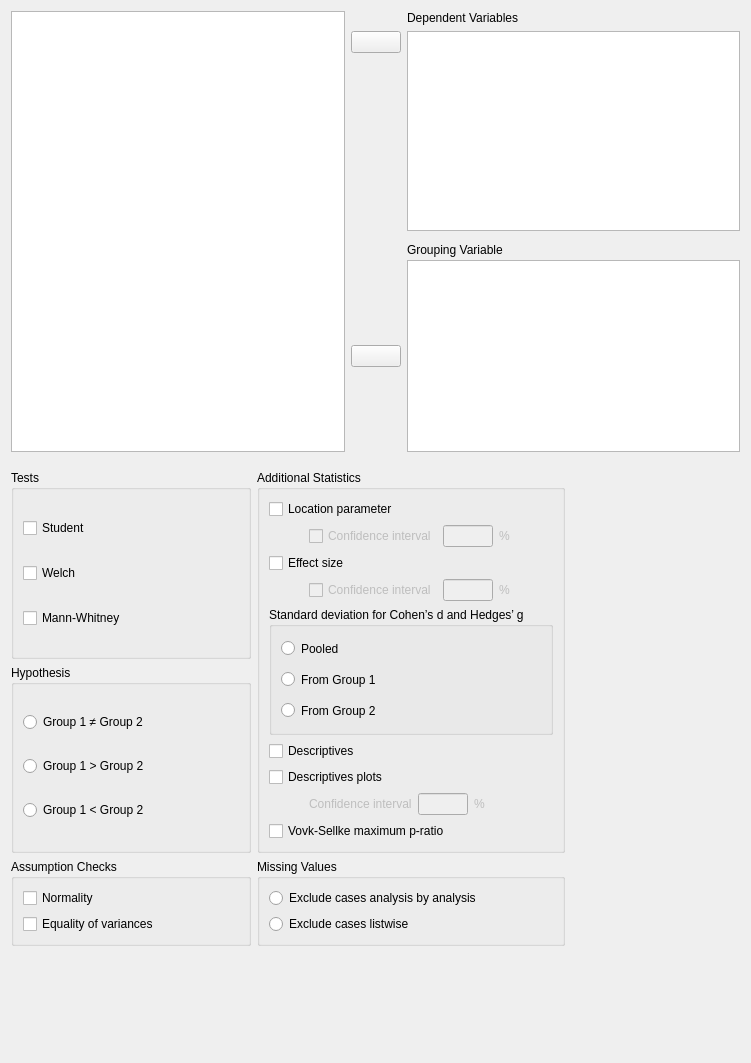
<?xml version="1.0" encoding="UTF-8"?>
<ui version="4.0">
 <class>TTestIndependentSamplesForm</class>
 <widget class="QWidget" name="TTestIndependentSamplesForm">
  <property name="geometry">
   <rect>
    <x>0</x>
    <y>0</y>
    <width>751</width>
    <height>1063</height>
   </rect>
  </property>
  <property name="sizePolicy">
   <sizepolicy hsizetype="Fixed" vsizetype="Preferred">
    <horstretch>0</horstretch>
    <verstretch>0</verstretch>
   </sizepolicy>
  </property>
  <property name="windowTitle">
   <string>Form</string>
  </property>
  <layout class="QGridLayout" name="gridLayout_10">
   <property name="verticalSpacing">
    <number>0</number>
   </property>
   <item row="0" column="0">
    <widget class="QWidget" name="topWidget" native="true">
     <property name="sizePolicy">
      <sizepolicy hsizetype="Preferred" vsizetype="Fixed">
       <horstretch>0</horstretch>
       <verstretch>0</verstretch>
      </sizepolicy>
     </property>
     <layout class="QGridLayout" name="gridLayout_8">
      <property name="leftMargin">
       <number>0</number>
      </property>
      <property name="topMargin">
       <number>0</number>
      </property>
      <property name="rightMargin">
       <number>0</number>
      </property>
      <property name="verticalSpacing">
       <number>3</number>
      </property>
      <item row="0" column="2">
       <widget class="QLabel" name="label_4">
        <property name="sizePolicy">
         <sizepolicy hsizetype="Fixed" vsizetype="Fixed">
          <horstretch>0</horstretch>
          <verstretch>0</verstretch>
         </sizepolicy>
        </property>
        <property name="text">
         <string>Dependent Variables</string>
        </property>
       </widget>
      </item>
      <item row="8" column="1">
       <widget class="AssignButton" name="buttonAssignGroupingVariable">
        <property name="sizePolicy">
         <sizepolicy hsizetype="Fixed" vsizetype="Fixed">
          <horstretch>0</horstretch>
          <verstretch>0</verstretch>
         </sizepolicy>
        </property>
        <property name="minimumSize">
         <size>
          <width>50</width>
          <height>0</height>
         </size>
        </property>
        <property name="maximumSize">
         <size>
          <width>50</width>
          <height>16777215</height>
         </size>
        </property>
        <property name="text">
         <string/>
        </property>
       </widget>
      </item>
      <item row="8" column="2">
       <widget class="boundSingleItemView" name="groupingVariable">
        <property name="sizePolicy">
         <sizepolicy hsizetype="Expanding" vsizetype="Fixed">
          <horstretch>0</horstretch>
          <verstretch>0</verstretch>
         </sizepolicy>
        </property>
        <property name="minimumSize">
         <size>
          <width>0</width>
          <height>0</height>
         </size>
        </property>
        <property name="maximumSize">
         <size>
          <width>16777215</width>
          <height>16777215</height>
         </size>
        </property>
       </widget>
      </item>
      <item row="7" column="2">
       <widget class="QLabel" name="label_5">
        <property name="sizePolicy">
         <sizepolicy hsizetype="Fixed" vsizetype="Fixed">
          <horstretch>0</horstretch>
          <verstretch>0</verstretch>
         </sizepolicy>
        </property>
        <property name="text">
         <string>Grouping Variable</string>
        </property>
       </widget>
      </item>
      <item row="0" column="0" rowspan="9">
       <widget class="AvailableFieldsListView" name="listAvailableFields">
        <property name="sizePolicy">
         <sizepolicy hsizetype="Expanding" vsizetype="Preferred">
          <horstretch>0</horstretch>
          <verstretch>0</verstretch>
         </sizepolicy>
        </property>
        <property name="maximumSize">
         <size>
          <width>16777215</width>
          <height>16777215</height>
         </size>
        </property>
        <property name="selectionMode">
         <enum>QAbstractItemView::ExtendedSelection</enum>
        </property>
       </widget>
      </item>
      <item row="2" column="1">
       <widget class="AssignButton" name="buttonAssignVariables">
        <property name="sizePolicy">
         <sizepolicy hsizetype="Fixed" vsizetype="Fixed">
          <horstretch>0</horstretch>
          <verstretch>0</verstretch>
         </sizepolicy>
        </property>
        <property name="minimumSize">
         <size>
          <width>50</width>
          <height>0</height>
         </size>
        </property>
        <property name="maximumSize">
         <size>
          <width>50</width>
          <height>16777215</height>
         </size>
        </property>
        <property name="text">
         <string/>
        </property>
       </widget>
      </item>
      <item row="3" column="1">
       <spacer name="verticalSpacer_2">
        <property name="orientation">
         <enum>Qt::Vertical</enum>
        </property>
        <property name="sizeHint" stdset="0">
         <size>
          <width>20</width>
          <height>40</height>
         </size>
        </property>
       </spacer>
      </item>
      <item row="2" column="2" rowspan="2">
       <widget class="BoundListView" name="variables">
        <property name="sizePolicy">
         <sizepolicy hsizetype="Expanding" vsizetype="Fixed">
          <horstretch>0</horstretch>
          <verstretch>0</verstretch>
         </sizepolicy>
        </property>
        <property name="minimumSize">
         <size>
          <width>0</width>
          <height>200</height>
         </size>
        </property>
        <property name="maximumSize">
         <size>
          <width>16777215</width>
          <height>200</height>
         </size>
        </property>
        <property name="selectionMode">
         <enum>QAbstractItemView::ExtendedSelection</enum>
        </property>
       </widget>
      </item>
     </layout>
    </widget>
   </item>
   <item row="1" column="0">
    <widget class="QWidget" name="gridWidget" native="true">
     <property name="sizePolicy">
      <sizepolicy hsizetype="Fixed" vsizetype="Fixed">
       <horstretch>0</horstretch>
       <verstretch>0</verstretch>
      </sizepolicy>
     </property>
     <layout class="QGridLayout" name="gridLayout">
      <property name="leftMargin">
       <number>0</number>
      </property>
      <property name="rightMargin">
       <number>0</number>
      </property>
      <property name="bottomMargin">
       <number>0</number>
      </property>
      <item row="0" column="0">
       <widget class="GroupBox" name="tests">
        <property name="sizePolicy">
         <sizepolicy hsizetype="Preferred" vsizetype="Preferred">
          <horstretch>0</horstretch>
          <verstretch>0</verstretch>
         </sizepolicy>
        </property>
        <property name="title">
         <string>Tests</string>
        </property>
        <layout class="QGridLayout" name="gridLayout_7">
         <item row="1" column="0">
          <widget class="BoundCheckBox" name="welchs">
           <property name="sizePolicy">
            <sizepolicy hsizetype="Fixed" vsizetype="Fixed">
             <horstretch>0</horstretch>
             <verstretch>0</verstretch>
            </sizepolicy>
           </property>
           <property name="text">
            <string>Welch</string>
           </property>
          </widget>
         </item>
         <item row="0" column="0">
          <widget class="BoundCheckBox" name="students">
           <property name="sizePolicy">
            <sizepolicy hsizetype="Fixed" vsizetype="Fixed">
             <horstretch>0</horstretch>
             <verstretch>0</verstretch>
            </sizepolicy>
           </property>
           <property name="text">
            <string>Student</string>
           </property>
          </widget>
         </item>
         <item row="2" column="0">
          <widget class="BoundCheckBox" name="mannWhitneyU">
           <property name="sizePolicy">
            <sizepolicy hsizetype="Fixed" vsizetype="Fixed">
             <horstretch>0</horstretch>
             <verstretch>0</verstretch>
            </sizepolicy>
           </property>
           <property name="text">
            <string>Mann-Whitney </string>
           </property>
          </widget>
         </item>
         <item row="0" column="1" rowspan="3">
          <spacer name="horizontalSpacer">
           <property name="orientation">
            <enum>Qt::Horizontal</enum>
           </property>
           <property name="sizeHint" stdset="0">
            <size>
             <width>5</width>
             <height>20</height>
            </size>
           </property>
          </spacer>
         </item>
        </layout>
       </widget>
      </item>
      <item row="2" column="1">
       <widget class="BoundGroupBox" name="missingValues">
        <property name="sizePolicy">
         <sizepolicy hsizetype="Preferred" vsizetype="Preferred">
          <horstretch>0</horstretch>
          <verstretch>0</verstretch>
         </sizepolicy>
        </property>
        <property name="title">
         <string>Missing Values</string>
        </property>
        <property name="flat">
         <bool>false</bool>
        </property>
        <layout class="QGridLayout" name="gridLayout_6">
         <item row="0" column="1">
          <spacer name="horizontalSpacer_4">
           <property name="orientation">
            <enum>Qt::Horizontal</enum>
           </property>
           <property name="sizeHint" stdset="0">
            <size>
             <width>5</width>
             <height>20</height>
            </size>
           </property>
          </spacer>
         </item>
         <item row="0" column="0">
          <widget class="QRadioButton" name="_1excludeAnalysisByAnalysis">
           <property name="sizePolicy">
            <sizepolicy hsizetype="Fixed" vsizetype="Fixed">
             <horstretch>0</horstretch>
             <verstretch>0</verstretch>
            </sizepolicy>
           </property>
           <property name="text">
            <string>Exclude cases analysis by analysis</string>
           </property>
          </widget>
         </item>
         <item row="1" column="0">
          <widget class="QRadioButton" name="_2excludeListwise">
           <property name="sizePolicy">
            <sizepolicy hsizetype="Fixed" vsizetype="Fixed">
             <horstretch>0</horstretch>
             <verstretch>0</verstretch>
            </sizepolicy>
           </property>
           <property name="text">
            <string>Exclude cases listwise</string>
           </property>
          </widget>
         </item>
        </layout>
       </widget>
      </item>
      <item row="2" column="0">
       <widget class="GroupBox" name="groupBox">
        <property name="sizePolicy">
         <sizepolicy hsizetype="Preferred" vsizetype="Preferred">
          <horstretch>0</horstretch>
          <verstretch>0</verstretch>
         </sizepolicy>
        </property>
        <property name="title">
         <string>Assumption Checks</string>
        </property>
        <layout class="QGridLayout" name="gridLayout_9">
         <item row="1" column="0">
          <widget class="BoundCheckBox" name="equalityOfVariancesTests">
           <property name="sizePolicy">
            <sizepolicy hsizetype="Fixed" vsizetype="Fixed">
             <horstretch>0</horstretch>
             <verstretch>0</verstretch>
            </sizepolicy>
           </property>
           <property name="text">
            <string>Equality of variances</string>
           </property>
          </widget>
         </item>
         <item row="0" column="0">
          <widget class="BoundCheckBox" name="normalityTests">
           <property name="sizePolicy">
            <sizepolicy hsizetype="Fixed" vsizetype="Fixed">
             <horstretch>0</horstretch>
             <verstretch>0</verstretch>
            </sizepolicy>
           </property>
           <property name="text">
            <string>Normality</string>
           </property>
          </widget>
         </item>
         <item row="0" column="1" rowspan="2">
          <spacer name="horizontalSpacer_3">
           <property name="orientation">
            <enum>Qt::Horizontal</enum>
           </property>
           <property name="sizeHint" stdset="0">
            <size>
             <width>5</width>
             <height>20</height>
            </size>
           </property>
          </spacer>
         </item>
        </layout>
       </widget>
      </item>
      <item row="1" column="0">
       <widget class="BoundGroupBox" name="hypothesis">
        <property name="sizePolicy">
         <sizepolicy hsizetype="Preferred" vsizetype="Preferred">
          <horstretch>0</horstretch>
          <verstretch>0</verstretch>
         </sizepolicy>
        </property>
        <property name="minimumSize">
         <size>
          <width>240</width>
          <height>0</height>
         </size>
        </property>
        <property name="title">
         <string>Hypothesis</string>
        </property>
        <layout class="QGridLayout" name="gridLayout_5">
         <item row="1" column="0">
          <widget class="QRadioButton" name="_2groupOneGreater">
           <property name="sizePolicy">
            <sizepolicy hsizetype="Fixed" vsizetype="Fixed">
             <horstretch>0</horstretch>
             <verstretch>0</verstretch>
            </sizepolicy>
           </property>
           <property name="text">
            <string>Group 1 &gt; Group 2</string>
           </property>
          </widget>
         </item>
         <item row="2" column="0">
          <widget class="QRadioButton" name="_3groupTwoGreater">
           <property name="sizePolicy">
            <sizepolicy hsizetype="Fixed" vsizetype="Fixed">
             <horstretch>0</horstretch>
             <verstretch>0</verstretch>
            </sizepolicy>
           </property>
           <property name="text">
            <string>Group 1 &lt; Group 2</string>
           </property>
          </widget>
         </item>
         <item row="0" column="0">
          <widget class="QRadioButton" name="_1notEqual">
           <property name="sizePolicy">
            <sizepolicy hsizetype="Fixed" vsizetype="Fixed">
             <horstretch>0</horstretch>
             <verstretch>0</verstretch>
            </sizepolicy>
           </property>
           <property name="text">
            <string>Group 1 ≠ Group 2</string>
           </property>
          </widget>
         </item>
         <item row="0" column="1" rowspan="3">
          <spacer name="horizontalSpacer_2">
           <property name="orientation">
            <enum>Qt::Horizontal</enum>
           </property>
           <property name="sizeHint" stdset="0">
            <size>
             <width>5</width>
             <height>20</height>
            </size>
           </property>
          </spacer>
         </item>
        </layout>
       </widget>
      </item>
      <item row="0" column="1" rowspan="2">
       <widget class="GroupBox" name="groupBox_7">
        <property name="sizePolicy">
         <sizepolicy hsizetype="Preferred" vsizetype="Preferred">
          <horstretch>0</horstretch>
          <verstretch>0</verstretch>
         </sizepolicy>
        </property>
        <property name="title">
         <string>Additional Statistics</string>
        </property>
        <layout class="QFormLayout" name="formLayout">
         <item row="0" column="0">
          <widget class="BoundCheckBox" name="meanDifference">
           <property name="sizePolicy">
            <sizepolicy hsizetype="Fixed" vsizetype="Fixed">
             <horstretch>0</horstretch>
             <verstretch>0</verstretch>
            </sizepolicy>
           </property>
           <property name="text">
            <string>Location parameter</string>
           </property>
          </widget>
         </item>
         <item row="1" column="0">
          <widget class="QWidget" name="widgetDescriptivesMeanDiffConfidenceInterval" native="true">
           <property name="enabled">
            <bool>false</bool>
           </property>
           <property name="sizePolicy">
            <sizepolicy hsizetype="Fixed" vsizetype="Fixed">
             <horstretch>0</horstretch>
             <verstretch>0</verstretch>
            </sizepolicy>
           </property>
           <layout class="QGridLayout" name="gridLayout_12">
            <property name="leftMargin">
             <number>40</number>
            </property>
            <property name="topMargin">
             <number>0</number>
            </property>
            <property name="rightMargin">
             <number>0</number>
            </property>
            <property name="bottomMargin">
             <number>0</number>
            </property>
            <item row="0" column="0">
             <widget class="BoundCheckBox" name="meanDiffConfidenceIntervalCheckbox">
              <property name="text">
               <string>Confidence interval</string>
              </property>
             </widget>
            </item>
            <item row="0" column="2">
             <widget class="BoundTextBox" name="meanDiffConfidenceIntervalPercent">
              <property name="sizePolicy">
               <sizepolicy hsizetype="Fixed" vsizetype="Fixed">
                <horstretch>0</horstretch>
                <verstretch>0</verstretch>
               </sizepolicy>
              </property>
              <property name="maximumSize">
               <size>
                <width>50</width>
                <height>16777215</height>
               </size>
              </property>
             </widget>
            </item>
            <item row="0" column="3">
             <widget class="QLabel" name="label_10">
              <property name="sizePolicy">
               <sizepolicy hsizetype="Fixed" vsizetype="Fixed">
                <horstretch>0</horstretch>
                <verstretch>0</verstretch>
               </sizepolicy>
              </property>
              <property name="text">
               <string>%</string>
              </property>
             </widget>
            </item>
           </layout>
          </widget>
         </item>
         <item row="2" column="0">
          <widget class="BoundCheckBox" name="effectSize">
           <property name="sizePolicy">
            <sizepolicy hsizetype="Fixed" vsizetype="Fixed">
             <horstretch>0</horstretch>
             <verstretch>0</verstretch>
            </sizepolicy>
           </property>
           <property name="text">
            <string>Effect size</string>
           </property>
          </widget>
         </item>
         <item row="3" column="0">
          <widget class="QWidget" name="widgetDescriptivesEffectSizeConfidenceInterval" native="true">
           <property name="enabled">
            <bool>false</bool>
           </property>
           <property name="sizePolicy">
            <sizepolicy hsizetype="Fixed" vsizetype="Fixed">
             <horstretch>0</horstretch>
             <verstretch>0</verstretch>
            </sizepolicy>
           </property>
           <layout class="QGridLayout" name="gridLayout_13">
            <property name="leftMargin">
             <number>40</number>
            </property>
            <property name="topMargin">
             <number>0</number>
            </property>
            <property name="rightMargin">
             <number>0</number>
            </property>
            <property name="bottomMargin">
             <number>0</number>
            </property>
            <item row="0" column="3">
             <widget class="QLabel" name="label_11">
              <property name="sizePolicy">
               <sizepolicy hsizetype="Fixed" vsizetype="Fixed">
                <horstretch>0</horstretch>
                <verstretch>0</verstretch>
               </sizepolicy>
              </property>
              <property name="text">
               <string>%</string>
              </property>
             </widget>
            </item>
            <item row="0" column="2">
             <widget class="BoundTextBox" name="effectSizeConfidenceIntervalPercent">
              <property name="sizePolicy">
               <sizepolicy hsizetype="Fixed" vsizetype="Fixed">
                <horstretch>0</horstretch>
                <verstretch>0</verstretch>
               </sizepolicy>
              </property>
              <property name="maximumSize">
               <size>
                <width>50</width>
                <height>16777215</height>
               </size>
              </property>
             </widget>
            </item>
            <item row="0" column="0">
             <widget class="BoundCheckBox" name="effectSizeConfidenceIntervalCheckbox">
              <property name="text">
               <string>Confidence interval</string>
              </property>
             </widget>
            </item>
           </layout>
          </widget>
         </item>
         <item row="5" column="0">
          <widget class="BoundCheckBox" name="descriptives">
           <property name="sizePolicy">
            <sizepolicy hsizetype="Fixed" vsizetype="Fixed">
             <horstretch>0</horstretch>
             <verstretch>0</verstretch>
            </sizepolicy>
           </property>
           <property name="text">
            <string>Descriptives</string>
           </property>
          </widget>
         </item>
         <item row="6" column="0">
          <widget class="BoundCheckBox" name="descriptivesPlots">
           <property name="sizePolicy">
            <sizepolicy hsizetype="Fixed" vsizetype="Fixed">
             <horstretch>0</horstretch>
             <verstretch>0</verstretch>
            </sizepolicy>
           </property>
           <property name="text">
            <string>Descriptives plots</string>
           </property>
          </widget>
         </item>
         <item row="7" column="0">
          <widget class="QWidget" name="widgetDescriptivesPlotsConfidenceInterval" native="true">
           <property name="enabled">
            <bool>false</bool>
           </property>
           <property name="sizePolicy">
            <sizepolicy hsizetype="Fixed" vsizetype="Fixed">
             <horstretch>0</horstretch>
             <verstretch>0</verstretch>
            </sizepolicy>
           </property>
           <layout class="QGridLayout" name="gridLayout_4">
            <property name="leftMargin">
             <number>40</number>
            </property>
            <property name="topMargin">
             <number>0</number>
            </property>
            <property name="rightMargin">
             <number>0</number>
            </property>
            <property name="bottomMargin">
             <number>0</number>
            </property>
            <item row="0" column="1">
             <widget class="BoundTextBox" name="descriptivesPlotsConfidenceInterval">
              <property name="sizePolicy">
               <sizepolicy hsizetype="Fixed" vsizetype="Fixed">
                <horstretch>0</horstretch>
                <verstretch>0</verstretch>
               </sizepolicy>
              </property>
              <property name="maximumSize">
               <size>
                <width>50</width>
                <height>16777215</height>
               </size>
              </property>
             </widget>
            </item>
            <item row="0" column="0">
             <widget class="QLabel" name="label_3">
              <property name="sizePolicy">
               <sizepolicy hsizetype="Fixed" vsizetype="Fixed">
                <horstretch>0</horstretch>
                <verstretch>0</verstretch>
               </sizepolicy>
              </property>
              <property name="text">
               <string>Confidence interval</string>
              </property>
             </widget>
            </item>
            <item row="0" column="2">
             <widget class="QLabel" name="label_6">
              <property name="sizePolicy">
               <sizepolicy hsizetype="Fixed" vsizetype="Fixed">
                <horstretch>0</horstretch>
                <verstretch>0</verstretch>
               </sizepolicy>
              </property>
              <property name="text">
               <string>%</string>
              </property>
             </widget>
            </item>
           </layout>
          </widget>
         </item>
         <item row="8" column="0">
          <widget class="BoundCheckBox" name="VovkSellkeMPR">
           <property name="sizePolicy">
            <sizepolicy hsizetype="Fixed" vsizetype="Fixed">
             <horstretch>0</horstretch>
             <verstretch>0</verstretch>
            </sizepolicy>
           </property>
           <property name="text">
            <string>Vovk-Sellke maximum p-ratio</string>
           </property>
          </widget>
         </item>
         <item row="4" column="0">
          <widget class="BoundGroupBox" name="effectSizeSD">
           <property name="minimumSize">
            <size>
             <width>0</width>
             <height>0</height>
            </size>
           </property>
           <property name="title">
            <string>Standard deviation for Cohen’s d and Hedges’ g</string>
           </property>
           <layout class="QGridLayout" name="gridLayout_2">
            <item row="2" column="0">
             <widget class="QRadioButton" name="_3effectSizeSDGroup2">
              <property name="minimumSize">
               <size>
                <width>0</width>
                <height>25</height>
               </size>
              </property>
              <property name="text">
               <string>From Group 2</string>
              </property>
             </widget>
            </item>
            <item row="1" column="0">
             <widget class="QRadioButton" name="_2effectSizeSDGroup1">
              <property name="minimumSize">
               <size>
                <width>0</width>
                <height>25</height>
               </size>
              </property>
              <property name="text">
               <string>From Group 1</string>
              </property>
             </widget>
            </item>
            <item row="0" column="0">
             <widget class="QRadioButton" name="_1effectSizeSDPooled">
              <property name="minimumSize">
               <size>
                <width>0</width>
                <height>25</height>
               </size>
              </property>
              <property name="text">
               <string>Pooled</string>
              </property>
             </widget>
            </item>
           </layout>
          </widget>
         </item>
        </layout>
        <zorder>meanDifference</zorder>
        <zorder>effectSize</zorder>
        <zorder>descriptives</zorder>
        <zorder>descriptivesPlots</zorder>
        <zorder>widgetDescriptivesPlotsConfidenceInterval</zorder>
        <zorder>VovkSellkeMPR</zorder>
        <zorder>widgetDescriptivesMeanDiffConfidenceInterval</zorder>
        <zorder>widgetDescriptivesEffectSizeConfidenceInterval</zorder>
        <zorder>effectSizeSD</zorder>
       </widget>
      </item>
     </layout>
    </widget>
   </item>
   <item row="2" column="0">
    <spacer name="verticalSpacer">
     <property name="orientation">
      <enum>Qt::Vertical</enum>
     </property>
     <property name="sizeHint" stdset="0">
      <size>
       <width>20</width>
       <height>40</height>
      </size>
     </property>
    </spacer>
   </item>
  </layout>
 </widget>
 <customwidgets>
  <customwidget>
   <class>AssignButton</class>
   <extends>QPushButton</extends>
   <header>widgets/assignbutton.h</header>
  </customwidget>
  <customwidget>
   <class>AvailableFieldsListView</class>
   <extends>QListView</extends>
   <header>widgets/availablefieldslistview.h</header>
  </customwidget>
  <customwidget>
   <class>GroupBox</class>
   <extends>QGroupBox</extends>
   <header>widgets/groupbox.h</header>
   <container>1</container>
  </customwidget>
  <customwidget>
   <class>BoundTextBox</class>
   <extends>QLineEdit</extends>
   <header>widgets/boundtextbox.h</header>
  </customwidget>
  <customwidget>
   <class>BoundGroupBox</class>
   <extends>QGroupBox</extends>
   <header>widgets/boundgroupbox.h</header>
   <container>1</container>
  </customwidget>
  <customwidget>
   <class>BoundCheckBox</class>
   <extends>QCheckBox</extends>
   <header>widgets/boundcheckbox.h</header>
  </customwidget>
  <customwidget>
   <class>BoundListView</class>
   <extends>QListView</extends>
   <header>widgets/boundlistview.h</header>
  </customwidget>
  <customwidget>
   <class>boundSingleItemView</class>
   <extends>QListView</extends>
   <header>widgets/boundsingleitemview.h</header>
  </customwidget>
 </customwidgets>
 <tabstops>
  <tabstop>listAvailableFields</tabstop>
  <tabstop>buttonAssignVariables</tabstop>
  <tabstop>variables</tabstop>
  <tabstop>buttonAssignGroupingVariable</tabstop>
  <tabstop>groupingVariable</tabstop>
  <tabstop>students</tabstop>
  <tabstop>welchs</tabstop>
  <tabstop>mannWhitneyU</tabstop>
  <tabstop>_1notEqual</tabstop>
  <tabstop>_2groupOneGreater</tabstop>
  <tabstop>_3groupTwoGreater</tabstop>
  <tabstop>meanDifference</tabstop>
  <tabstop>effectSize</tabstop>
  <tabstop>descriptives</tabstop>
  <tabstop>descriptivesPlots</tabstop>
  <tabstop>descriptivesPlotsConfidenceInterval</tabstop>
  <tabstop>VovkSellkeMPR</tabstop>
  <tabstop>normalityTests</tabstop>
  <tabstop>equalityOfVariancesTests</tabstop>
  <tabstop>_1excludeAnalysisByAnalysis</tabstop>
  <tabstop>_2excludeListwise</tabstop>
 </tabstops>
 <resources/>
 <connections>
  <connection>
   <sender>descriptivesPlots</sender>
   <signal>toggled(bool)</signal>
   <receiver>widgetDescriptivesPlotsConfidenceInterval</receiver>
   <slot>setEnabled(bool)</slot>
   <hints>
    <hint type="sourcelabel">
     <x>332</x>
     <y>658</y>
    </hint>
    <hint type="destinationlabel">
     <x>382</x>
     <y>687</y>
    </hint>
   </hints>
  </connection>
  <connection>
   <sender>meanDifference</sender>
   <signal>toggled(bool)</signal>
   <receiver>widgetDescriptivesMeanDiffConfidenceInterval</receiver>
   <slot>setEnabled(bool)</slot>
   <hints>
    <hint type="sourcelabel">
     <x>346</x>
     <y>512</y>
    </hint>
    <hint type="destinationlabel">
     <x>415</x>
     <y>543</y>
    </hint>
   </hints>
  </connection>
  <connection>
   <sender>effectSize</sender>
   <signal>toggled(bool)</signal>
   <receiver>widgetDescriptivesEffectSizeConfidenceInterval</receiver>
   <slot>setEnabled(bool)</slot>
   <hints>
    <hint type="sourcelabel">
     <x>324</x>
     <y>575</y>
    </hint>
    <hint type="destinationlabel">
     <x>415</x>
     <y>606</y>
    </hint>
   </hints>
  </connection>
 </connections>
</ui>
